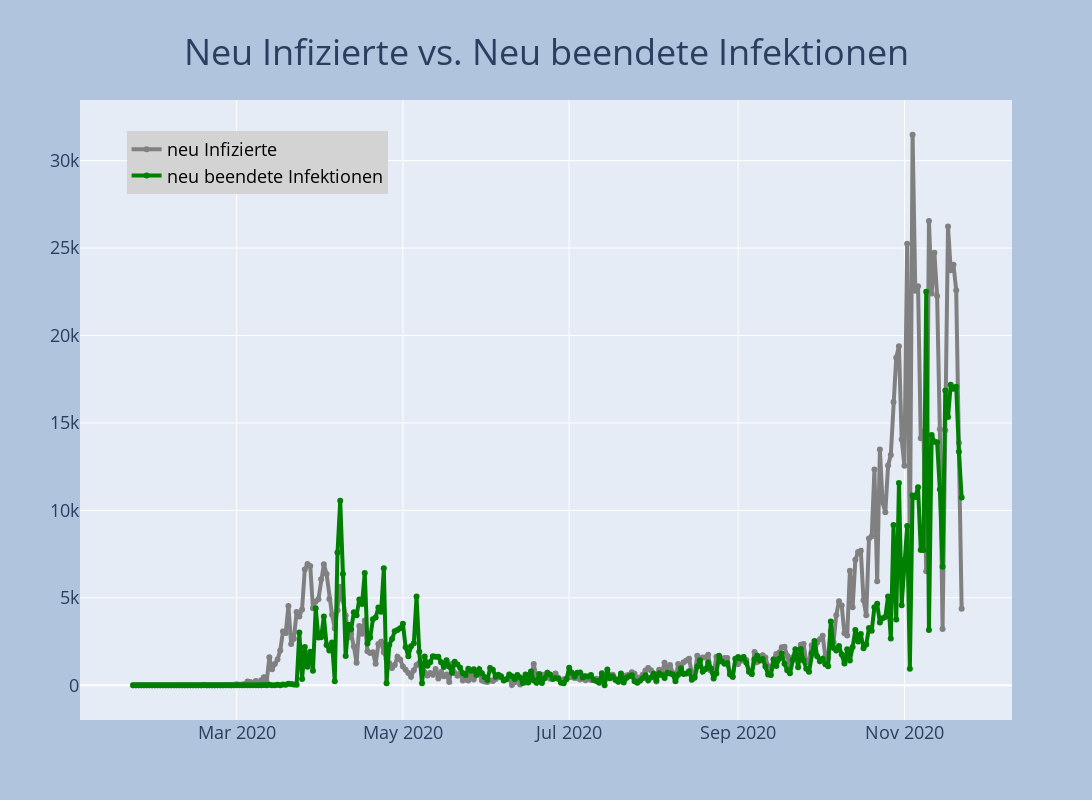

The cell this chart's notebook holds for it:
### Code cell
fig = go.Figure()
fig.add_trace(go.Scatter(x=df.datum, y=df.neu_infiziert,line=dict(color='grey', width=4),mode='lines+markers',name='neu Infizierte',))
fig.add_trace(go.Scatter(x=df.datum, y=df.neu_beendet,line=dict(color='green', width=4), mode='lines+markers', name='neu beendete Infektionen'))
fig = plot_layout(fig, 'Neu Infizierte vs. Neu beendete Infektionen')
fig.show()

### Figure 1 — Plotly figure (JSON) as saved in the notebook; plotly's stock layout.template omitted (floating-point values rounded to 4 significant figures; data arrays with more than 128 entries replaced by an {"elided": "..."} marker saying what was removed)
{"data": [{"line": {"color": "grey", "width": 4}, "mode": "lines+markers", "name": "neu Infizierte", "type": "scatter", "x": {"elided": "306 str values"}, "y": {"elided": "306 int values"}}, {"line": {"color": "green", "width": 4}, "mode": "lines+markers", "name": "neu beendete Infektionen", "type": "scatter", "x": {"elided": "306 str values"}, "y": {"elided": "306 int values"}}], "layout": {"autosize": false, "height": 800, "hovermode": "x", "legend": {"bgcolor": "lightgray", "font": {"color": "black", "size": 18}, "x": 0.05, "y": 0.95}, "paper_bgcolor": "LightSteelBlue", "title": {"font": {"size": 36}, "text": "Neu Infizierte vs. Neu beendete Infektionen", "x": 0.5, "xanchor": "center", "y": 0.95}, "width": 1600, "xaxis": {"tickfont": {"size": 18}}, "yaxis": {"tickfont": {"size": 18}}}}
